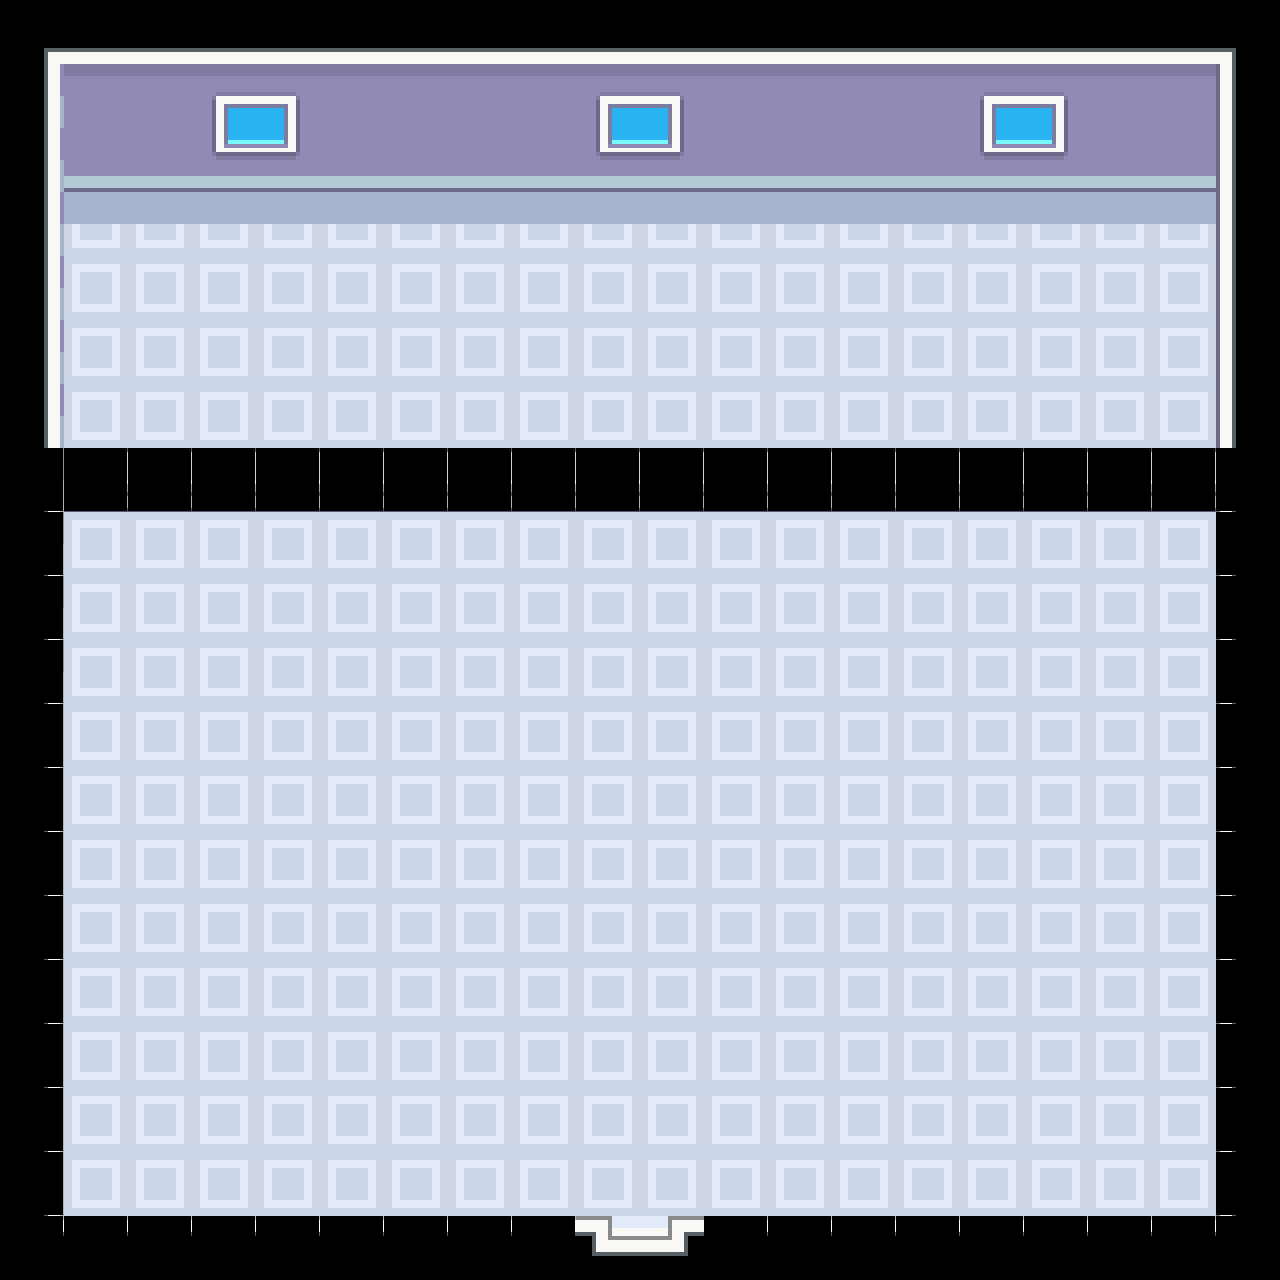

Rendered tile map (Tiled .tmx) drawn with the repository's tilesets; below, a short description and the full map source, tile grids included:
An orthogonal 20x20 tile map with 64x64 px tiles, 3 tile layers (Ground Layer, Counter, Collision), 1 hidden layer not drawn, 4 tilesets and 6 objects (exit, player, Nurse_Joy, Shopkeeper, counter).

<map version="1.10" tiledversion="1.11.2" orientation="orthogonal" renderorder="right-down" width="20" height="20" tilewidth="64" tileheight="64" infinite="0" nextlayerid="14" nextobjectid="28">
 <tileset firstgid="1" source="../../../data/tilesets/world.tsx" />
 <tileset firstgid="211" source="../../../data/tilesets/objects.tsx" />
 <tileset firstgid="244" source="../../../data/tilesets/indoor.tsx" />
 <tileset firstgid="334" source="../../../Tilemap/Indoor.tsx" />
 <layer id="1" name="Ground Layer" width="20" height="20">
  <data encoding="csv">
249,250,250,250,250,250,250,250,250,250,250,250,250,250,250,250,250,250,250,251,
279,260,260,272,273,260,260,260,260,272,273,260,260,260,260,272,273,260,260,271,
279,270,270,282,283,270,270,270,270,282,283,270,270,270,270,282,283,270,270,271,
279,280,280,280,280,280,280,280,280,280,280,280,280,280,280,280,280,280,280,271,
279,290,290,290,290,290,252,252,252,252,252,252,252,252,252,252,252,290,290,271,
279,290,290,290,290,290,252,290,252,252,252,252,252,252,252,252,290,290,290,271,
279,290,290,290,290,290,252,252,252,252,252,252,252,252,252,252,290,290,290,271,
279,0,0,0,0,0,0,0,0,0,0,0,0,0,0,0,0,0,0,271,
279,252,252,252,252,252,252,252,252,252,252,252,252,252,252,252,290,290,290,271,
279,252,252,252,252,252,252,252,252,252,252,252,252,252,252,252,290,290,290,271,
279,252,252,252,252,252,252,252,252,252,252,252,252,252,252,252,290,290,290,271,
289,252,252,252,252,252,252,252,252,252,252,252,252,252,252,252,290,290,290,271,
289,252,252,252,252,252,252,252,252,252,252,252,252,252,252,252,290,290,290,271,
289,252,252,252,252,252,252,252,252,252,252,252,252,252,252,252,290,290,290,271,
289,252,252,252,252,252,252,252,252,252,252,252,252,252,252,252,290,290,290,271,
289,252,252,252,252,252,252,252,252,252,252,252,252,252,252,252,290,290,290,271,
289,252,252,252,252,252,252,252,252,252,252,252,252,252,252,252,252,290,290,271,
289,252,252,252,252,252,252,252,252,252,252,252,252,252,252,252,252,290,290,271,
289,252,252,252,252,252,252,252,252,252,252,252,252,252,252,252,252,290,290,271,
299,300,300,300,300,300,300,300,300,262,263,300,300,300,300,300,300,300,300,301
</data>
 </layer>
 <objectgroup id="12" name="Exit">
  <object id="20" name="exit" x="581.818" y="1224.24" width="115.152" height="36.3636" />
 </objectgroup>
 <layer id="10" name="Terrain Top" width="20" height="20" visible="0">
  <data encoding="csv">
0,0,0,0,0,0,0,0,0,0,0,0,0,0,0,0,0,0,0,0,
0,0,0,0,0,0,0,0,0,0,0,0,0,0,0,0,0,0,0,0,
0,0,0,0,0,0,0,0,0,0,0,0,0,0,0,0,0,0,0,0,
0,0,0,0,0,0,0,0,0,0,0,0,0,0,0,0,0,0,0,0,
0,0,0,0,0,0,0,0,0,0,0,0,0,0,0,0,0,0,0,0,
0,0,0,0,0,0,0,0,0,0,0,0,0,0,0,0,0,0,0,0,
0,0,0,0,0,0,0,0,0,0,0,0,0,0,0,0,0,0,0,0,
0,0,0,0,0,0,0,0,0,0,0,0,0,0,0,0,0,0,0,0,
0,0,0,0,0,0,0,0,0,0,0,0,0,0,0,0,0,0,0,0,
0,0,0,0,0,0,0,0,0,0,0,0,0,0,0,0,0,0,0,0,
0,0,0,0,0,0,0,0,0,0,0,0,0,0,0,0,0,0,0,0,
0,0,0,0,0,0,0,0,0,0,0,0,0,0,0,0,0,0,0,0,
0,0,0,0,0,0,0,0,0,0,0,0,0,0,0,0,0,0,0,0,
0,0,0,0,0,0,0,0,0,0,0,0,0,0,0,0,0,0,0,0,
0,0,0,0,0,0,0,0,0,0,0,0,0,0,0,0,0,0,0,0,
0,0,0,0,0,0,0,0,0,0,0,0,0,0,0,0,0,0,0,0,
0,0,0,0,0,0,0,0,0,0,0,0,0,0,0,0,0,0,0,0,
0,0,0,0,0,0,0,0,0,0,0,0,0,0,0,0,0,0,0,0,
0,0,0,0,0,0,0,0,0,0,0,0,0,0,0,0,0,0,0,0,
0,0,0,0,0,0,0,0,0,0,0,0,0,0,0,0,0,0,0,0
</data>
 </layer>
 <objectgroup id="2" name="Objects">
  <object id="21" name="player" x="587.879" y="966.667" width="48.4848" height="48.4848" />
  <object id="22" name="Nurse_Joy" x="269.33" y="414" width="44.7191" height="44.039" />
  <object id="24" name="Shopkeeper" x="907.5" y="414" width="46.8715" height="46.1914" />
  <object id="26" name="counter" x="64" y="448" width="1152" height="64" />
 </objectgroup>
 <layer id="13" name="Counter" width="20" height="20">
  <data encoding="csv">
0,0,0,0,0,0,0,0,0,0,0,0,0,0,0,0,0,0,0,0,
0,0,0,0,0,0,0,0,0,0,0,0,0,0,0,0,0,0,0,0,
0,0,0,0,0,0,0,0,0,0,0,0,0,0,0,0,0,0,0,0,
0,0,0,0,0,0,0,0,0,0,0,0,0,0,0,0,0,0,0,0,
0,0,0,0,0,0,0,0,0,0,0,0,0,0,0,0,0,0,0,0,
0,0,0,0,0,0,0,0,0,0,0,0,0,0,0,0,0,0,0,0,
0,0,0,0,0,0,0,0,0,0,0,0,0,0,0,0,0,0,0,0,
0,418,418,418,418,418,418,418,418,418,418,418,418,418,418,418,418,418,418,0,
0,0,0,0,0,0,0,0,0,0,0,0,0,0,0,0,0,0,0,0,
0,0,0,0,0,0,0,0,0,0,0,0,0,0,0,0,0,0,0,0,
0,0,0,0,0,0,0,0,0,0,0,0,0,0,0,0,0,0,0,0,
0,0,0,0,0,0,0,0,0,0,0,0,0,0,0,0,0,0,0,0,
0,0,0,0,0,0,0,0,0,0,0,0,0,0,0,0,0,0,0,0,
0,0,0,0,0,0,0,0,0,0,0,0,0,0,0,0,0,0,0,0,
0,0,0,0,0,0,0,0,0,0,0,0,0,0,0,0,0,0,0,0,
0,0,0,0,0,0,0,0,0,0,0,0,0,0,0,0,0,0,0,0,
0,0,0,0,0,0,0,0,0,0,0,0,0,0,0,0,0,0,0,0,
0,0,0,0,0,0,0,0,0,0,0,0,0,0,0,0,0,0,0,0,
0,0,0,0,0,0,0,0,0,0,0,0,0,0,0,0,0,0,0,0,
0,0,0,0,0,0,0,0,0,0,0,0,0,0,0,0,0,0,0,0
</data>
 </layer>
 <layer id="11" name="Collision" width="20" height="20">
  <data encoding="csv">
0,0,0,0,0,0,0,0,0,0,0,0,0,0,0,0,0,0,0,0,
0,0,0,0,0,0,0,0,0,0,0,0,0,0,0,0,0,0,0,0,
0,0,0,0,0,0,0,0,0,0,0,0,0,0,0,0,0,0,0,0,
0,0,0,0,0,0,0,0,0,0,0,0,0,0,0,0,0,0,0,0,
0,0,0,0,0,0,0,0,0,0,0,0,0,0,0,0,0,0,0,0,
0,0,0,0,0,0,0,0,0,0,0,0,0,0,0,0,0,0,0,0,
0,0,0,0,0,0,0,0,0,0,0,0,0,0,0,0,0,0,0,0,
377,377,377,377,377,377,377,377,377,377,377,377,377,377,377,377,377,377,377,377,
377,0,0,0,0,0,0,0,0,0,0,0,0,0,0,0,0,0,0,377,
377,0,0,0,0,0,0,0,0,0,0,0,0,0,0,0,0,0,0,377,
377,0,0,0,0,0,0,0,0,0,0,0,0,0,0,0,0,0,0,377,
377,0,0,0,0,0,0,0,0,0,0,0,0,0,0,0,0,0,0,377,
377,0,0,0,0,0,0,0,0,0,0,0,0,0,0,0,0,0,0,377,
377,0,0,0,0,0,0,0,0,0,0,0,0,0,0,0,0,0,0,377,
377,0,0,0,0,0,0,0,0,0,0,0,0,0,0,0,0,0,0,377,
377,0,0,0,0,0,0,0,0,0,0,0,0,0,0,0,0,0,0,377,
377,0,0,0,0,0,0,0,0,0,0,0,0,0,0,0,0,0,0,377,
377,0,0,0,0,0,0,0,0,0,0,0,0,0,0,0,0,0,0,377,
377,0,0,0,0,0,0,0,0,0,0,0,0,0,0,0,0,0,0,377,
377,377,377,377,377,377,377,377,377,0,0,377,377,377,377,377,377,377,377,377
</data>
 </layer>
 <objectgroup id="5" name="Transition" visible="0">
  <object id="8" x="161.333" y="699.999" width="60" height="6.66667" />
 </objectgroup>
</map>
